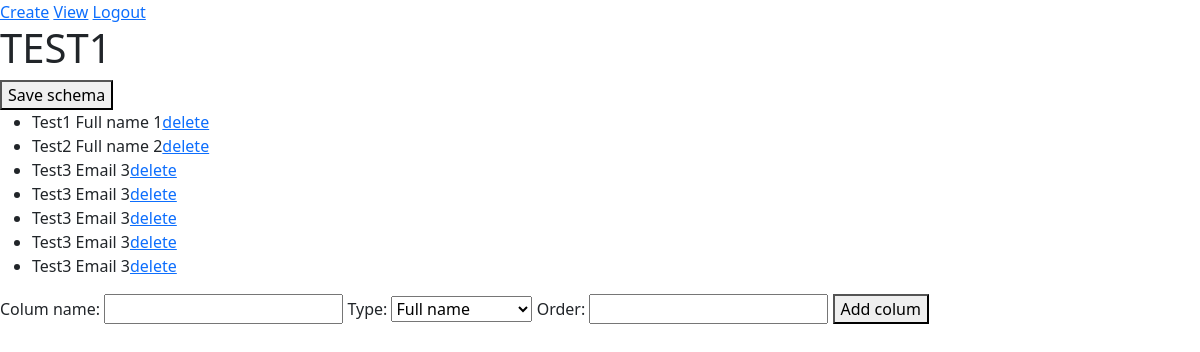
/4, run on the app's committed database.
### testove/models.py (models this page shows, shortened)
class GeneratedCSV(models.Model):
    user = models.ForeignKey(User, on_delete=models.CASCADE, related_name='generatedCSV', null=True)
    name = models.CharField(max_length=255)

class Item(models.Model):
    todolist = models.ForeignKey(GeneratedCSV, on_delete=models.CASCADE)
    name = models.CharField(max_length=255)
    type = models.CharField(max_length=255)
    order = models.CharField(max_length=255)

### testove/views.py (the view, shortened to what this page needs)
# urls.py: path("<int:id>", views.index, name="index"),
def index(response, id):
    ls = GeneratedCSV.objects.get(id=id)
    return render(response, 'testove/list.html', {'ls': ls})

### templates/testove/list.html (shortened to what this page needs)
{% extends 'testove/base.html' %}
{% block content %}
    <div>
        <h1>{{ ls.name }}</h1>
        <form method="post" action="#">
            <button type="submit" name="save" value="clicked">Save schema</button>
            <ul>
                {% for item in ls.item_set.all %}
                <li> {{ item.name }} {{ item.type }} {{ item.order }}<a href="delete/{{ item.id }}">delete</a></li>
                {% endfor %}
            </ul>
            <label for="colum_name">Colum name:</label>
            <input type="text" id="colum_name" name="colum_name">
            <label for="type">Type:</label>
            <select name="type" id="type">
                <option value="Full name">Full name</option>
            </select>
            <label for="order">Order:</label>
            <input type="text" id="Order" name="order">
            <button type="submit" name="newItem" value="clicked">Add colum</button>
        </form>
    </div>
{% endblock %}

### templates/testove/base.html (shortened to what this page needs)
<!DOCTYPE html>
<html lang="en">
<head>
    <link href="https://cdn.jsdelivr.net/npm/bootstrap@5.3.0-alpha1/dist/css/bootstrap.min.css" rel="stylesheet">
</head>
<body>
    <div class="sidenav">
        <a href="/create">Create</a>
        <a href="/view">View</a>
        <a href="/logout"> Logout</a>
    </div>
    <div>
        {% block content%}
        {% endblock %}
    </div>
</body>
</html>

### data on the page
GeneratedCSV: name "TEST1"
Item: name "Test1", type "Full name", order "1"
Item: name "Test2", type "Full name", order "2"
Item: name "Test3", type "Email", order "3"
Item: name "Test3", type "Email", order "3"
Item: name "Test3", type "Email", order "3"
Item: name "Test3", type "Email", order "3"
Item: name "Test3", type "Email", order "3"
